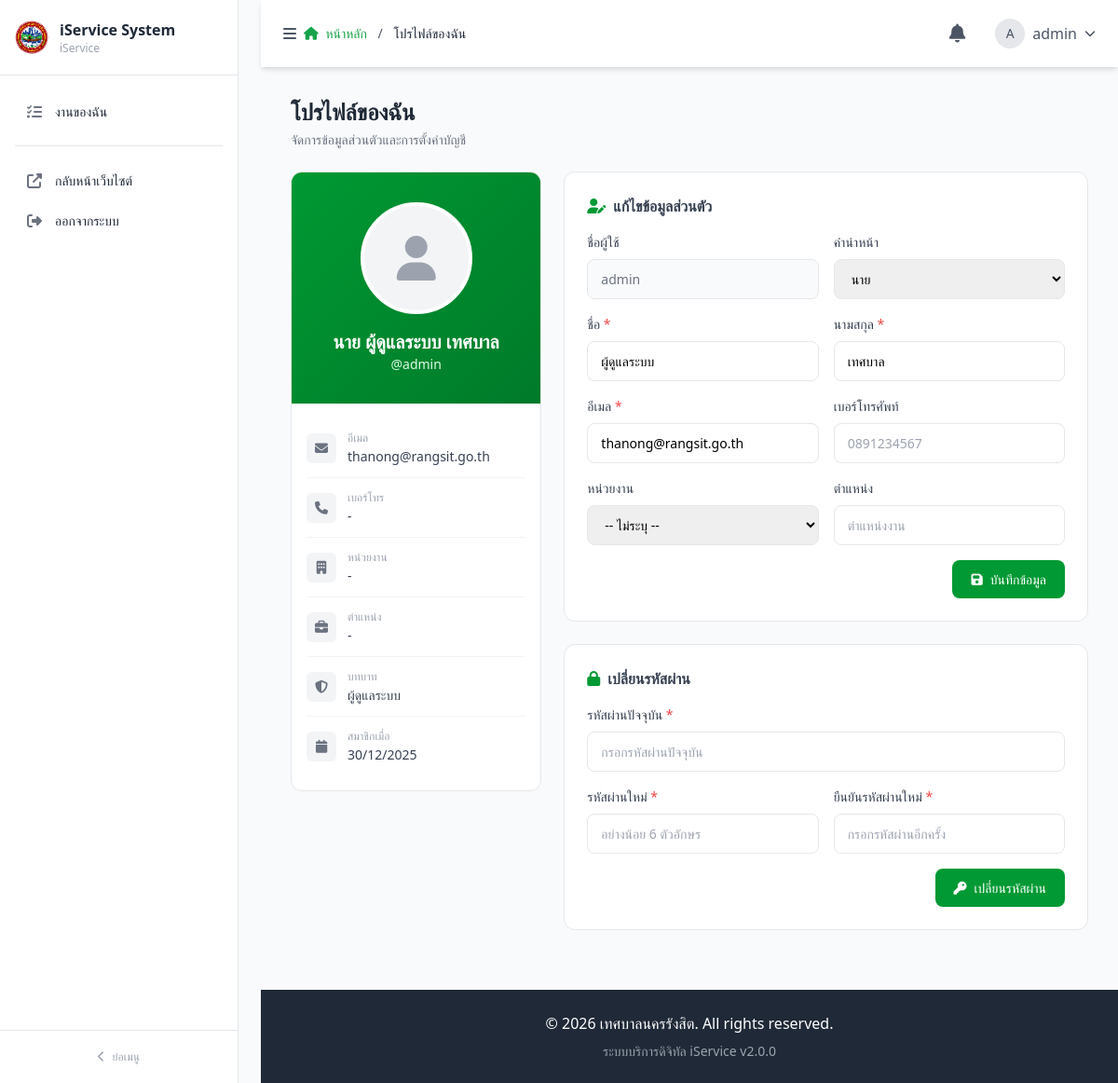
The app's page /admin/user_profile.php (signed in) with its own data.
### tables this page shows
CREATE TABLE `users` (
  `user_id` int(11) NOT NULL COMMENT 'รหัสผู้ใช้',
  `prefix_id` int(11) DEFAULT NULL COMMENT 'รหัสคำนำหน้าชื่อ (FK to prefixes)',
  `username` varchar(50) NOT NULL COMMENT 'ชื่อผู้ใช้สำหรับ login',
  `first_name` varchar(100) NOT NULL COMMENT 'ชื่อ',
  `last_name` varchar(100) NOT NULL COMMENT 'นามสกุล',
  `email` varchar(255) NOT NULL COMMENT 'อีเมล',
  `phone` varchar(20) DEFAULT NULL COMMENT 'เบอร์โทรศัพท์',
  `password` varchar(255) NOT NULL COMMENT 'รหัสผ่าน (hashed)',
  `role` enum('admin','staff','user') DEFAULT 'user' COMMENT 'บทบาท: admin=ผู้ดูแล, staff=เจ้าหน้าที่, user=ผู้ใช้ทั่วไป',
  `status` enum('active','inactive','suspended') DEFAULT 'active' COMMENT 'สถานะ: active=ใช้งาน, inactive=ไม่ใช้งาน, suspended=ระงับ',
  `department_id` int(11) DEFAULT NULL COMMENT 'รหัสหน่วยงาน (FK to departments)',
  `position` varchar(100) DEFAULT NULL COMMENT 'ตำแหน่ง',
  `profile_image` varchar(255) DEFAULT NULL COMMENT 'รูปโปรไฟล์',
  `last_login` datetime DEFAULT NULL COMMENT 'เข้าสู่ระบบครั้งล่าสุด',
  `created_at` datetime DEFAULT current_timestamp() COMMENT 'วันที่สร้าง',
  `updated_at` datetime DEFAULT current_timestamp() ON UPDATE current_timestamp() COMMENT 'วันที่อัปเดต'
);

CREATE TABLE `prefixes` (
  `prefix_id` int(11) NOT NULL,
  `prefix_name` varchar(100) NOT NULL,
  `prefix_short` varchar(50) DEFAULT NULL,
  `prefix_type` enum('general','military_army','military_navy','military_air','police','academic') DEFAULT 'general',
  `is_active` tinyint(1) DEFAULT 1,
  `display_order` int(11) DEFAULT 0
);

### admin/user_profile.php (the view, shortened to what the rows shown need)
<?php
require_once '../config/database.php';
$user_id = $_SESSION['user_id'];
$stmt = $conn->prepare("SELECT u.*, p.prefix_name, d.department_name
                        FROM users u
                        LEFT JOIN prefixes p ON u.prefix_id = p.prefix_id
                        LEFT JOIN departments d ON u.department_id = d.department_id
                        WHERE u.user_id = ?");
$stmt->bind_param("i", $user_id);
$stmt->execute();
$profile = $stmt->get_result()->fetch_assoc();
$user = [
    'username' => $profile['username'],
    'email' => $profile['email'],
    'full_name' => ($profile['prefix_name'] ?? '') . ' ' . $profile['first_name'] . ' ' . $profile['last_name'],
    'first_name' => $profile['first_name']
];
$prefixes_result = $conn->query("SELECT prefix_id, prefix_name, prefix_type FROM prefixes WHERE is_active = 1 ORDER BY display_order");
$prefixes = [];
while ($row = $prefixes_result->fetch_assoc()) {
    $prefixes[$row['prefix_type']][] = $row;
}
include 'admin-layout/header.php';
include 'admin-layout/sidebar.php';
include 'admin-layout/topbar.php';
?>
<div class="max-w-4xl mx-auto">
    <div class="mb-6">
        <h1 class="text-2xl font-semibold text-gray-800">โปรไฟล์ของฉัน</h1>
    </div>
    <div class="grid grid-cols-1 lg:grid-cols-3 gap-6">
        <div class="lg:col-span-1">
            <div class="profile-card">
                <div class="profile-header">
                    <form id="imageForm" method="POST" enctype="multipart/form-data">
                        <div class="profile-avatar" onclick="document.getElementById('profileImageInput').click()">
                        </div>
                    </form>
                    <h2 class="text-xl font-semibold"><?php echo htmlspecialchars($user['full_name']); ?></h2>
                    <p class="text-green-100 text-sm">@<?php echo htmlspecialchars($profile['username']); ?></p>
                </div>
                <div class="p-4">
                    <div class="info-item">
                        <div>
                            <div class="info-label">อีเมล</div>
                            <div class="info-value"><?php echo htmlspecialchars($profile['email']); ?></div>
                        </div>
                    </div>
                    <div class="info-item">
                        <div>
                            <div class="info-label">เบอร์โทร</div>
                            <div class="info-value"><?php echo htmlspecialchars($profile['phone'] ?: '-'); ?></div>
                        </div>
                    </div>
                    <div class="info-item">
                        <div>
                            <div class="info-label">ตำแหน่ง</div>
                            <div class="info-value"><?php echo htmlspecialchars($profile['position'] ?: '-'); ?></div>
                        </div>
                    </div>
                    <div class="info-item">
                        <div>
                            <div class="info-label">บทบาท</div>
                            <div class="info-value">
                                <?php
                                $role_text = ['admin' => 'ผู้ดูแลระบบ', 'staff' => 'เจ้าหน้าที่', 'user' => 'ผู้ใช้ทั่วไป'];
                                echo $role_text[$profile['role']] ?? $profile['role'];
                                ?>
                            </div>
                        </div>
                    </div>
                    <div class="info-item">
                        <div>
                            <div class="info-label">สมาชิกเมื่อ</div>
                            <div class="info-value"><?php echo date('d/m/Y', strtotime($profile['created_at'])); ?></div>
                        </div>
                    </div>
                </div>
            </div>
        </div>
        <div class="lg:col-span-2 space-y-6">
            <div class="profile-card">
                <form method="POST">
                    <div class="form-section">
                        <div class="form-grid">
                            <div class="form-group">
                                <label>ชื่อผู้ใช้</label>
                                <input type="text" value="<?php echo htmlspecialchars($profile['username']); ?>" disabled>
                            </div>
                            <div class="form-group">
                                <label>คำนำหน้า</label>
                                <select name="prefix_id">
                                    <?php
                                    $prefix_labels = [
                                        'general' => 'คำนำหน้าทั่วไป',
                                        'military_army' => 'ยศทหารบก',
                                        'military_navy' => 'ยศทหารเรือ',
                                        'military_air' => 'ยศทหารอากาศ',
                                        'police' => 'ยศตำรวจ',
                                        'academic' => 'คำนำหน้าทางวิชาการ'
                                    ];
                                    foreach ($prefix_labels as $type => $label):
                                        if (!empty($prefixes[$type])):
                                    ?>
                                    <optgroup label="<?php echo $label; ?>">
                                        <?php foreach ($prefixes[$type] as $prefix): ?>
                                        <option value="<?php echo $prefix['prefix_id']; ?>" <?php echo ($profile['prefix_id'] == $prefix['prefix_id']) ? 'selected' : ''; ?>>
                                        </option>
                                        <?php endforeach; ?>
                                    </optgroup>
                                    <?php endif; endforeach; ?>
                                </select>
                            </div>
                            <div class="form-group">
                                <label>ชื่อ <span class="text-red-500">*</span></label>
                                <input type="text" name="first_name" value="<?php echo htmlspecialchars($profile['first_name']); ?>" required>
                            </div>
                            <div class="form-group">
                                <label>นามสกุล <span class="text-red-500">*</span></label>
                                <input type="text" name="last_name" value="<?php echo htmlspecialchars($profile['last_name']); ?>" required>
                            </div>
                            <div class="form-group">
                                <label>อีเมล <span class="text-red-500">*</span></label>
                                <input type="email" name="email" value="<?php echo htmlspecialchars($profile['email']); ?>" required>
                            </div>
                        </div>
                    </div>
                </form>
            </div>
        </div>
    </div>
</div>
<?php include 'admin-layout/footer.php'; ?>

### admin/admin-layout/topbar.php (shortened to what the rows shown need)
<?php
$current_user_profile_image = $_SESSION['profile_image'] ?? null;
if (!$current_user_profile_image && isset($conn) && isset($_SESSION['user_id'])) {
    $profile_query = $conn->query("SELECT profile_image FROM users WHERE user_id = " . intval($_SESSION['user_id']));
    if ($profile_query && $profile_row = $profile_query->fetch_assoc()) {
        $current_user_profile_image = $profile_row['profile_image'];
    }
}
?>
<div id="mainContent" class="main-content-transition ml-0 lg:ml-[280px] min-h-screen">
    <nav class="bg-white shadow-md sticky top-0 z-30">
        <div class="flex items-center justify-between px-4 py-3">
            <div class="flex items-center space-x-4">
                <div class="relative">
                    <button onclick="toggleUserDropdown()" class="flex items-center space-x-2 text-gray-600 hover:text-gray-900 p-2 rounded-lg hover:bg-gray-100">
                        <?php if (!empty($current_user_profile_image) && file_exists('../' . $current_user_profile_image)): ?>
                            <img src="../<?php echo htmlspecialchars($current_user_profile_image); ?>"
                                 alt="<?php echo htmlspecialchars($user['username'] ?? 'Admin'); ?>"
                                 class="w-8 h-8 rounded-full object-cover">
                        <?php else: ?>
                            <div class="w-8 h-8 bg-gray-200 rounded-full flex items-center justify-center text-gray-600 font-medium text-sm">
                                <?php echo strtoupper(substr($user['username'] ?? 'A', 0, 1)); ?>
                            </div>
                        <?php endif; ?>
                        <span class="hidden md:block font-medium"><?php echo htmlspecialchars($user['username'] ?? 'Admin'); ?></span>
                        <i class="fas fa-chevron-down text-xs"></i>
                    </button>
                </div>
            </div>
        </div>
    </nav>
    <main class="p-4 md:p-6 lg:p-8">

### records on screen
users: username "A", username "admin", email "thanong@rangsit.go.th", phone "-", position "-", role "ผู้ดูแลระบบ", created_at "30/12/2025", prefix_id "นาย", first_name "ผู้ดูแลระบบ", last_name "เทศบาล"

### other values on screen
$sidebar_app_name "iService System"
$sidebar_org_name "iService"
$item['label'] "งานของฉัน"
$item['label'] "หน้าหลัก"
$item['label'] "โปรไฟล์ของฉัน"
$user['full_name'] "นาย ผู้ดูแลระบบ เทศบาล"
$profile['department_name'] ?: '-' "-"
